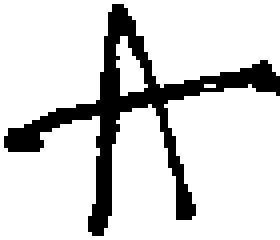
#> input picture dataset/A37.bmp, 70 x 60 px (shown 4 times larger)
$ python -i do.py   (imports and definitions only)   (older library calls are emulated)
#> lines starting #> are read from the running program, lines starting #| are printed output that depends on the picture; after the words box and inside, x2 and y2 are one past the last pixel; in counts of white or black regions, pixels touching at a corner belong together
#!/usr/bin/env python2.7
#-*- encoding: utf-8 -*-

import cv2
import numpy as np


TARGET_WIDTH = 32
TARGET_HEIGHT = 32

#
# Crop the letter to let a minimum of white on screen
def crop(img):
    height, width = img.shape

    min_height = height
    max_height = 0
    min_width = width
    max_width = 0

    for i in range(0, height):
        for j in range(0, width):
            if img[i, j] == 0:
                if j < min_height:
                    min_height = j
                if j > max_height:
                    max_height = j
                if i < min_width:
                    min_width = i
                if i > max_width:
                    max_width = i
    img_crop = img[min_width:max_width, min_height:max_height]
#    cv2.imshow('preprocess: after crop', img_crop)
#    cv2.waitKey(0)

    return img_crop

#
# Resize the image to a fixed dimension define by TARGET_WIDTH and TARGET_HEIGHT
def resize(img):
    if img.size <= 0:
        return [[-1]]
    img_resize = cv2.resize(img, (TARGET_WIDTH, TARGET_HEIGHT))
    return img_resize

#
#
def erode(img):
    kernel = np.ones((1, 1), np.uint8)
    erosion = cv2.erode(img, kernel,iterations = 1)

#    cv2.imshow('preprocess: after erode', erosion)
#    cv2.waitKey(0)

    return (erosion)

#
# Converti la l'image en n&b
def threshold(img):
#    cv2.imshow('preprocess: before bw', img)
#    cv2.waitKey(0)

    blur = cv2.GaussianBlur(img,(1,1),0)
    ret3,th3 = cv2.threshold(blur,0,255,cv2.THRESH_BINARY+cv2.THRESH_OTSU)
#    cv2.imshow('preprocess: after bw', th3)
#    cv2.waitKey(0)

    return th3
#
# execute le preprocessing

def process_text(filename):
    img = cv2.imread(filename, cv2.CV_LOAD_IMAGE_GRAYSCALE)
    img = threshold(img)
    return img

def process_text_graysacale(filename):
    img = cv2.imread(filename, cv2.CV_LOAD_IMAGE_GRAYSCALE)
    img = threshold(img)
    return img


def process_char(img):
    img = threshold(img)
    img = erode(img)
    img = threshold(img)
    img = crop(img)
    img = resize(img)
    return img


>>> import cv2
>>> picture = cv2.imread('../dataset/A37.bmp', cv2.IMREAD_GRAYSCALE)
#> picture: shape (60, 70); 83.5% white; 1 black region, box (x1, y1, x2, y2) and area: (1, 1, 70, 59) 691
>>> result = process_char(picture)
#> in threshold, `ret3,th3 = cv2.threshold(blur,0,255,cv2.THRESH_BINARY+cv2.THRESH_OTSU)`: ret3 = 0
#> in crop, `img_crop = img[min_width:max_width, min_height:max_height]`:
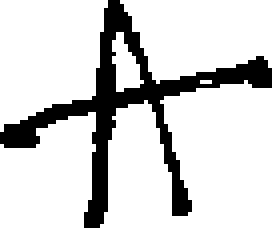
#> img_crop: shape (57, 68) (shown 4 times larger); 82.4% white; 1 black region, box (x1, y1, x2, y2) and area: (0, 0, 68, 57) 683
#> in resize, `img_resize = cv2.resize(img, (TARGET_WIDTH, TARGET_HEIGHT))`:
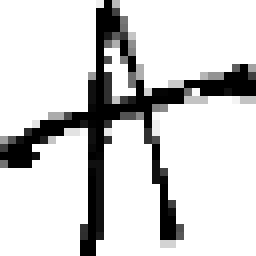
#> img_resize: shape (32, 32) (shown 8 times larger); min 0, max 255, mean 209.1

$ run again, on dataset/A62.bmp
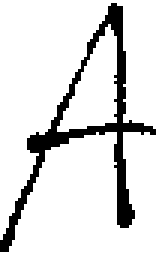
#> input picture dataset/A62.bmp, 53 x 85 px (shown 3 times larger)
#> picture: shape (85, 53); 86.9% white; 1 black region, box (x1, y1, x2, y2) and area: (0, 1, 52, 84) 590
#> ret3 = 0
#> in crop, `img_crop = img[min_width:max_width, min_height:max_height]`:
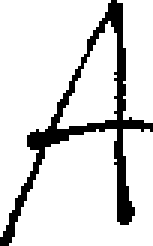
#> img_crop: shape (82, 51) (shown 3 times larger); 86% white; 1 black region, box (x1, y1, x2, y2) and area: (0, 0, 51, 82) 585
#> in resize, `img_resize = cv2.resize(img, (TARGET_WIDTH, TARGET_HEIGHT))`:
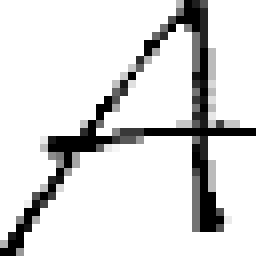
#> img_resize: shape (32, 32) (shown 8 times larger); min 0, max 255, mean 219

$ run again, on dataset/B64.bmp
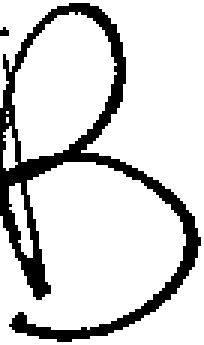
#> input picture dataset/B64.bmp, 68 x 115 px (shown 3 times larger)
#> picture: shape (115, 68); 83.3% white; 2 black regions (1 under 20 px), largest, box (x1, y1, x2, y2) and area: (0, 1, 67, 114) 1297
#> ret3 = 0
#> in crop, `img_crop = img[min_width:max_width, min_height:max_height]`:
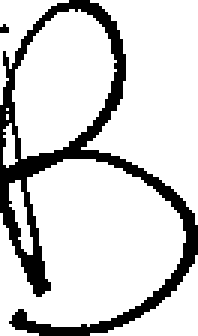
#> img_crop: shape (112, 66) (shown 3 times larger); 82.5% white; 2 black regions (1 under 20 px), largest, box (x1, y1, x2, y2) and area: (0, 0, 66, 112) 1289
#> in resize, `img_resize = cv2.resize(img, (TARGET_WIDTH, TARGET_HEIGHT))`:
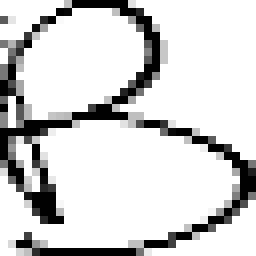
#> img_resize: shape (32, 32) (shown 8 times larger); min 0, max 255, mean 211

$ run again, on dataset/B7.bmp
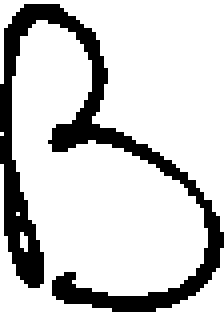
#> input picture dataset/B7.bmp, 56 x 79 px (shown 4 times larger)
#> picture: shape (79, 56); 80.2% white; 1 black region, box (x1, y1, x2, y2) and area: (0, 1, 56, 78) 876
#> ret3 = 0
#> in crop, `img_crop = img[min_width:max_width, min_height:max_height]`:
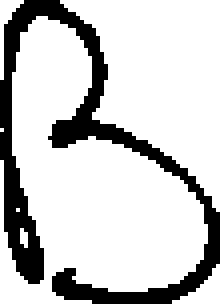
#> img_crop: shape (76, 55) (shown 4 times larger); 79.4% white; 1 black region, box (x1, y1, x2, y2) and area: (0, 0, 55, 76) 861
#> in resize, `img_resize = cv2.resize(img, (TARGET_WIDTH, TARGET_HEIGHT))`:
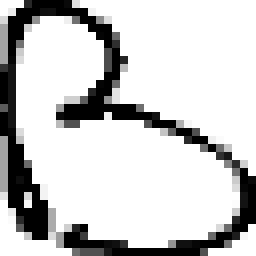
#> img_resize: shape (32, 32) (shown 8 times larger); min 0, max 255, mean 202.3
